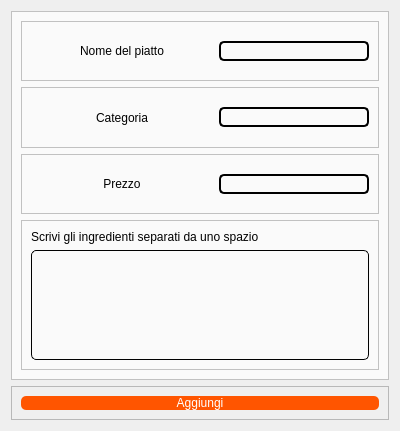
<?xml version="1.0" encoding="UTF-8"?>
<ui version="4.0">
 <class>Dialog</class>
 <widget class="QDialog" name="Dialog">
  <property name="geometry">
   <rect>
    <x>0</x>
    <y>0</y>
    <width>400</width>
    <height>431</height>
   </rect>
  </property>
  <property name="windowTitle">
   <string>Dialog</string>
  </property>
  <layout class="QVBoxLayout" name="verticalLayout">
   <item>
    <widget class="QFrame" name="frame">
     <property name="styleSheet">
      <string notr="true">font: 12pt &quot;Dubai&quot;;
background-color: rgb(250, 250, 250);</string>
     </property>
     <property name="frameShape">
      <enum>QFrame::StyledPanel</enum>
     </property>
     <property name="frameShadow">
      <enum>QFrame::Raised</enum>
     </property>
     <layout class="QVBoxLayout" name="verticalLayout_2">
      <item>
       <widget class="QFrame" name="frame_3">
        <property name="frameShape">
         <enum>QFrame::StyledPanel</enum>
        </property>
        <property name="frameShadow">
         <enum>QFrame::Raised</enum>
        </property>
        <layout class="QHBoxLayout" name="horizontalLayout_4">
         <item>
          <widget class="QLabel" name="label_nome_piatto">
           <property name="text">
            <string>Nome del piatto</string>
           </property>
           <property name="alignment">
            <set>Qt::AlignCenter</set>
           </property>
          </widget>
         </item>
         <item>
          <widget class="QLineEdit" name="lineEdit_nome_piatto">
           <property name="minimumSize">
            <size>
             <width>50</width>
             <height>0</height>
            </size>
           </property>
           <property name="maximumSize">
            <size>
             <width>150</width>
             <height>16777215</height>
            </size>
           </property>
           <property name="styleSheet">
            <string notr="true">border: 2px solid black;
border-radius: 5px;
background-color:transparent;</string>
           </property>
          </widget>
         </item>
        </layout>
       </widget>
      </item>
      <item>
       <widget class="QFrame" name="frame_6">
        <property name="frameShape">
         <enum>QFrame::StyledPanel</enum>
        </property>
        <property name="frameShadow">
         <enum>QFrame::Raised</enum>
        </property>
        <layout class="QHBoxLayout" name="horizontalLayout_3">
         <item>
          <widget class="QLabel" name="label_categoria">
           <property name="text">
            <string>Categoria</string>
           </property>
           <property name="alignment">
            <set>Qt::AlignCenter</set>
           </property>
          </widget>
         </item>
         <item>
          <widget class="QLineEdit" name="lineEdit_categoria">
           <property name="maximumSize">
            <size>
             <width>150</width>
             <height>16777215</height>
            </size>
           </property>
           <property name="styleSheet">
            <string notr="true">border: 2px solid black;
border-radius: 5px;
background-color:transparent;</string>
           </property>
          </widget>
         </item>
        </layout>
       </widget>
      </item>
      <item>
       <widget class="QFrame" name="frame_4">
        <property name="frameShape">
         <enum>QFrame::StyledPanel</enum>
        </property>
        <property name="frameShadow">
         <enum>QFrame::Raised</enum>
        </property>
        <layout class="QHBoxLayout" name="horizontalLayout_2">
         <item>
          <widget class="QLabel" name="label_prezzo">
           <property name="text">
            <string>Prezzo</string>
           </property>
           <property name="alignment">
            <set>Qt::AlignCenter</set>
           </property>
          </widget>
         </item>
         <item>
          <widget class="QLineEdit" name="lineEdit_prezzo">
           <property name="maximumSize">
            <size>
             <width>150</width>
             <height>16777215</height>
            </size>
           </property>
           <property name="styleSheet">
            <string notr="true">border: 2px solid black;
border-radius: 5px;
background-color:transparent;</string>
           </property>
          </widget>
         </item>
        </layout>
       </widget>
      </item>
      <item>
       <widget class="QFrame" name="frame_5">
        <property name="minimumSize">
         <size>
          <width>0</width>
          <height>150</height>
         </size>
        </property>
        <property name="maximumSize">
         <size>
          <width>16777215</width>
          <height>150</height>
         </size>
        </property>
        <property name="frameShape">
         <enum>QFrame::StyledPanel</enum>
        </property>
        <property name="frameShadow">
         <enum>QFrame::Raised</enum>
        </property>
        <layout class="QVBoxLayout" name="verticalLayout_3">
         <item>
          <widget class="QLabel" name="label_ingredienti">
           <property name="text">
            <string>Scrivi gli ingredienti separati da uno spazio</string>
           </property>
          </widget>
         </item>
         <item>
          <widget class="QPlainTextEdit" name="text_ingredienti">
           <property name="styleSheet">
            <string notr="true">border: 1px solid black;
border-radius: 5px;
background-color:transparent;</string>
           </property>
          </widget>
         </item>
        </layout>
       </widget>
      </item>
     </layout>
    </widget>
   </item>
   <item>
    <widget class="QFrame" name="frame_2">
     <property name="maximumSize">
      <size>
       <width>16777215</width>
       <height>70</height>
      </size>
     </property>
     <property name="frameShape">
      <enum>QFrame::StyledPanel</enum>
     </property>
     <property name="frameShadow">
      <enum>QFrame::Raised</enum>
     </property>
     <layout class="QHBoxLayout" name="horizontalLayout">
      <item>
       <widget class="QPushButton" name="btn_add_to_menu">
        <property name="styleSheet">
         <string notr="true">font: 600 14pt &quot;Dubai&quot;;
background-color: rgb(255, 85, 0);
color: white;
border: 0.1px solid transparent;
border-radius: 5px;</string>
        </property>
        <property name="text">
         <string>Aggiungi</string>
        </property>
       </widget>
      </item>
     </layout>
    </widget>
   </item>
  </layout>
 </widget>
 <resources/>
 <connections/>
</ui>
